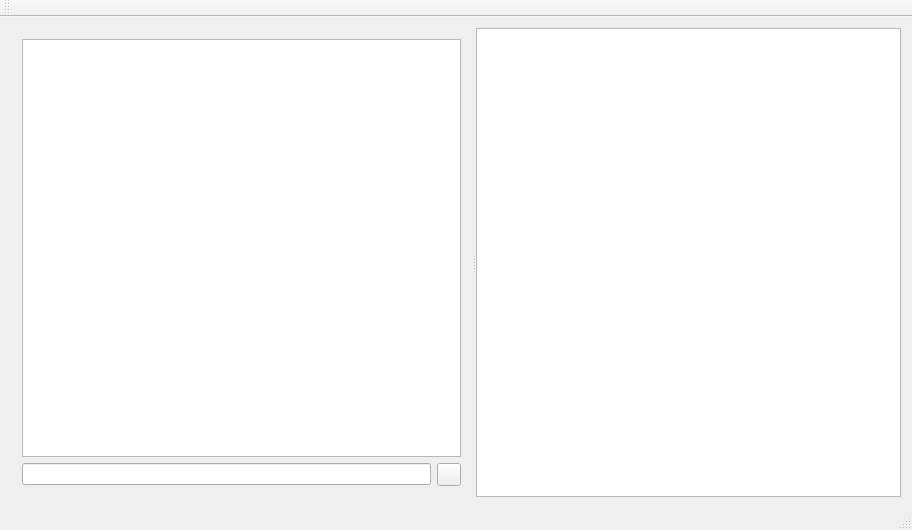
<?xml version="1.0" encoding="UTF-8"?>
<ui version="4.0">
 <class>ChatMainWindow</class>
 <widget class="QMainWindow" name="ChatMainWindow">
  <property name="geometry">
   <rect>
    <x>0</x>
    <y>0</y>
    <width>912</width>
    <height>530</height>
   </rect>
  </property>
  <property name="windowTitle">
   <string>ChatMainWindow</string>
  </property>
  <widget class="QWidget" name="centralWidget">
   <layout class="QVBoxLayout" name="verticalLayout_2">
    <item>
     <widget class="QSplitter" name="splitter">
      <property name="orientation">
       <enum>Qt::Horizontal</enum>
      </property>
      <widget class="QWidget" name="layoutWidget">
       <layout class="QVBoxLayout" name="verticalLayout">
        <item>
         <widget class="QListView" name="messageListView">
          <property name="editTriggers">
           <set>QAbstractItemView::NoEditTriggers</set>
          </property>
         </widget>
        </item>
        <item>
         <layout class="QHBoxLayout" name="horizontalLayout">
          <item>
           <widget class="QLineEdit" name="messageEdit"/>
          </item>
          <item>
           <widget class="QToolButton" name="messageButton">
            <property name="text">
             <string/>
            </property>
            <property name="icon">
             <iconset resource="res.qrc">
              <normaloff>:/send</normaloff>:/send</iconset>
            </property>
           </widget>
          </item>
         </layout>
        </item>
       </layout>
      </widget>
      <widget class="QListWidget" name="peerList">
       <property name="editTriggers">
        <set>QAbstractItemView::NoEditTriggers</set>
       </property>
      </widget>
     </widget>
    </item>
   </layout>
  </widget>
  <widget class="QMenuBar" name="menuBar">
   <property name="geometry">
    <rect>
     <x>0</x>
     <y>0</y>
     <width>912</width>
     <height>25</height>
    </rect>
   </property>
  </widget>
  <widget class="QToolBar" name="mainToolBar">
   <attribute name="toolBarArea">
    <enum>TopToolBarArea</enum>
   </attribute>
   <attribute name="toolBarBreak">
    <bool>false</bool>
   </attribute>
  </widget>
  <widget class="QStatusBar" name="statusBar"/>
 </widget>
 <layoutdefault spacing="6" margin="11"/>
 <resources>
  <include location="res.qrc"/>
 </resources>
 <connections/>
</ui>
